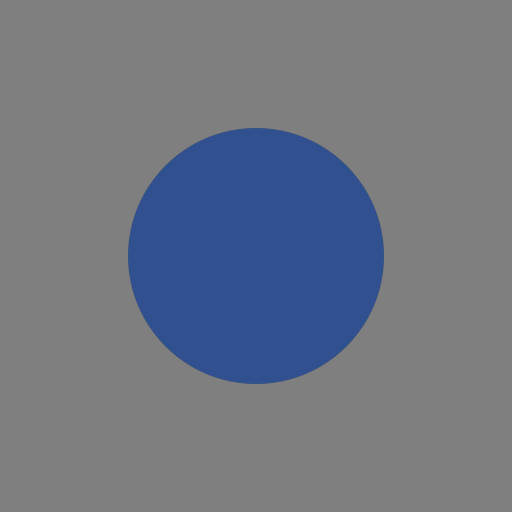
Frame 1 (no input)
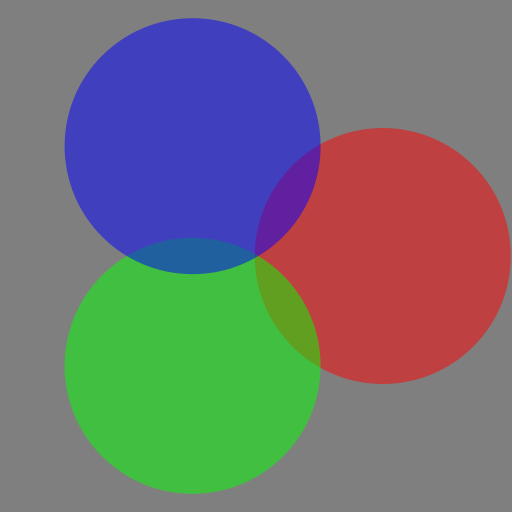
Frame 60 (the mouse pressed at the canvas centre just before this capture)
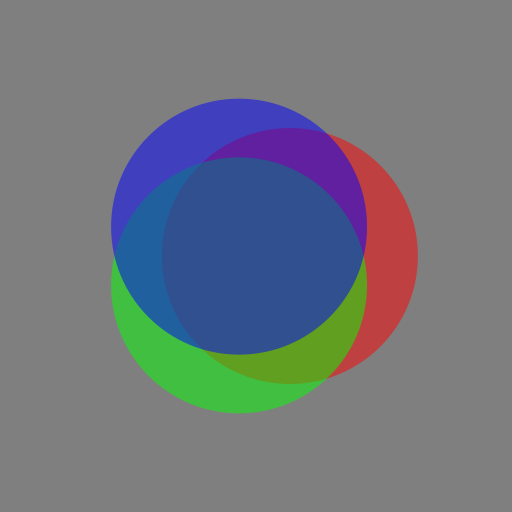
Frame 120 (the mouse held since frame 60 and released just before this capture)

The Processing sketch that drew these frames (run headless with seeded random() and noise(); from frame 60 on, the mouse is pressed at the canvas centre):

// Processing sketch: ANI2012A20_BlendColor
// ── ANI2012A20_BlendColor.pde
// ANI2012A20_BlendColor.pde
// Démonstration du comportement de différents modes de composition de couleurs.
// Barre d'espacement pour passer d'un ensemble de couleurs à l'autre.
// Touches du clavier de 1 à 0 pour changer de mode.

// paramètres
int activeBlendMode = 1;

float radius = 256;

boolean useFirstColorSet = true;

// variables
float angle;
float angleOffset;

float amplitude;
float amplitudeOffset;

float positionX;
float positionY;

float centerX;
float centerY;

color color11;
color color12;
color color13;

color color21;
color color22;
color color23;

void setup()
{
  size(512, 512);
  frameRate(60);

  noStroke();

  activeBlendMode = 1;

  // premier ensemble de couleurs
  color11 = color(255, 0,   0,   127);
  color12 = color(0,   255, 0,   127);
  color13 = color(0,   0,   255, 127);

  // second ensemble de couleurs
  color21 = color(255, 127, 64,  127);
  color22 = color(64,  255, 127, 127);
  color23 = color(127, 64,  255, 127);

  angleOffset = radians(360.0f / 3);

  centerX = width / 2.0f;
  centerY = height / 2.0f;

  amplitude = 0;
}

void draw()
{
  background(127);

  // dessiner le premier cercle
  angle = 0;

  positionX = centerX + cos(angle) * amplitude;
  positionY = centerY + sin(angle) * amplitude;

  drawCircle(positionX, positionY, radius, (useFirstColorSet ? color11 : color21));

  // dessiner le second cercle
  angle += angleOffset;

  positionX = centerX + cos(angle) * amplitude;
  positionY = centerY + sin(angle) * amplitude;

  drawCircle(positionX, positionY, radius, (useFirstColorSet ? color12 : color22));

  // dessiner le troisième cercle
  angle += angleOffset;

  positionX = centerX + cos(angle) * amplitude;
  positionY = centerY + sin(angle) * amplitude;

  drawCircle(positionX, positionY, radius, (useFirstColorSet ? color13 : color23));

  // mise à jour de l'oscillation
  amplitude = oscillate(millis(), 127.0f, 5000.0f);
}

// fonction qui permet de dessiner un cercle
void drawCircle(float x, float y, float r, color c)
{
  fill(c);
  ellipse(x, y, r, r);
}

// fonction pour configurer le mode de composition
void setBlendMode(int blendMode)
{
  activeBlendMode = blendMode < 0 ? 0 : blendMode > 9 ? 9: blendMode;

  switch (activeBlendMode)
  {
    case 1:
      blendMode(BLEND);
      println("blend mode: BLEND");
      break;
    case 2:
      blendMode(ADD);
      println("blend mode: ADD");
      break;
    case 3:
      blendMode(SUBTRACT);
      println("blend mode: SUBTRACT");
      break;
    case 4:
      blendMode(DARKEST);
      println("blend mode: DARKEST");
      break;
    case 5:
      blendMode(LIGHTEST);
      println("blend mode: LIGHTEST");
      break;
    case 6:
      blendMode(DIFFERENCE);
      println("blend mode: DIFFERENCE");
      break;
    case 7:
      blendMode(EXCLUSION);
      println("blend mode: EXCLUSION");
      break;
    case 8:
      blendMode(MULTIPLY);
      println("blend mode: MULTIPLY");
      break;
    case 9:
      blendMode(SCREEN);
      println("blend mode: SCREEN");
      break;
    case 0:
      blendMode(REPLACE);
      println("blend mode: REPLACE");
      break;
  }
}

// fonction d'interactivité au clavier
void keyReleased()
{
  if (key == '1')
    setBlendMode(1);
  if (key == '2')
    setBlendMode(2);
  if (key == '3')
    setBlendMode(3);
  if (key == '4')
    setBlendMode(4);
  if (key == '5')
    setBlendMode(5);
  if (key == '6')
    setBlendMode(6);
  if (key == '7')
    setBlendMode(7);
  if (key == '8')
    setBlendMode(8);
  if (key == '9')
    setBlendMode(9);
  if (key == '0')
    setBlendMode(0);

  if (key == ' ')
  {
    useFirstColorSet = !useFirstColorSet;
    println("color set: " + (useFirstColorSet ? 1 : 2));
  }
}

// fonction d'oscillation
float oscillate(float time, float amplitude, float period)
{
  return amplitude * sin(time * 2 * PI / period);
}
